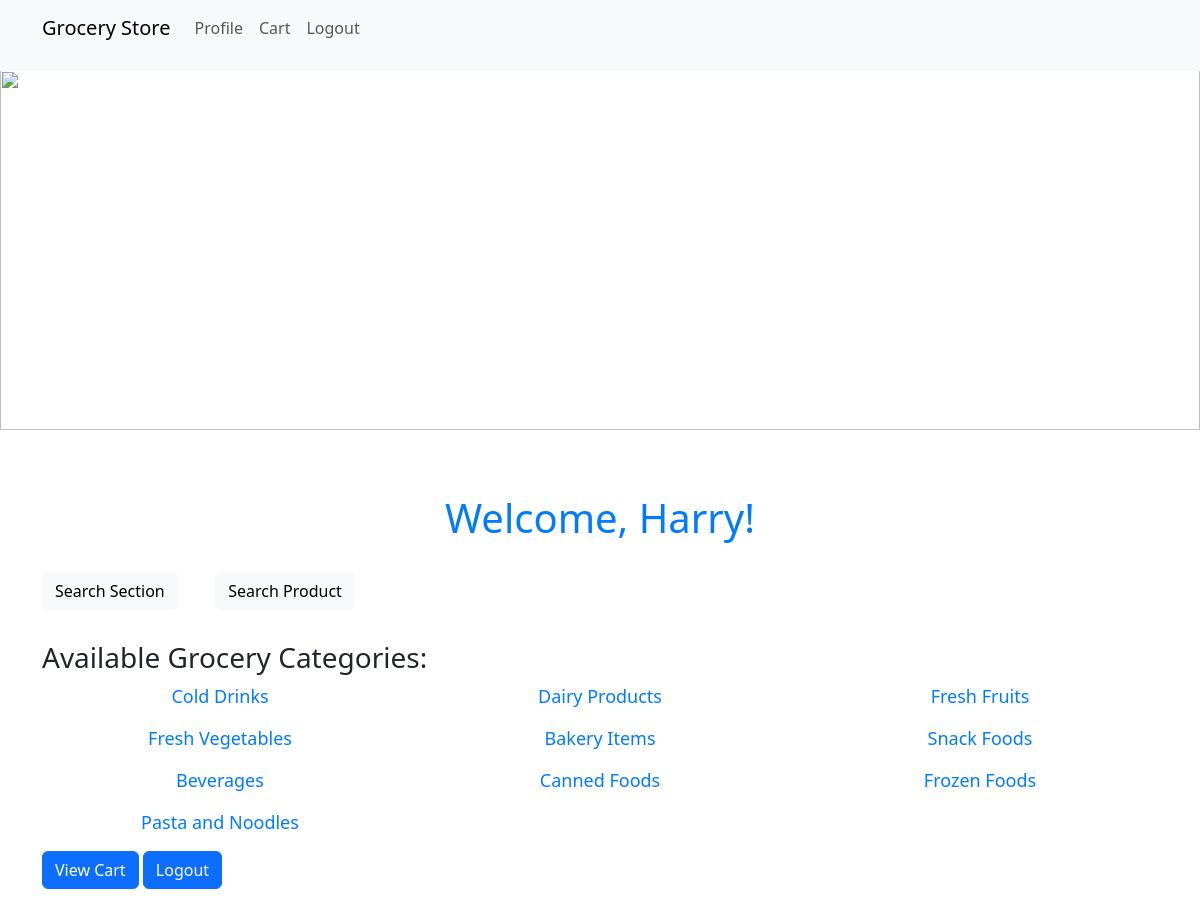
/user_dashboard/ (signed in), run on an earlier commit of the app's database.
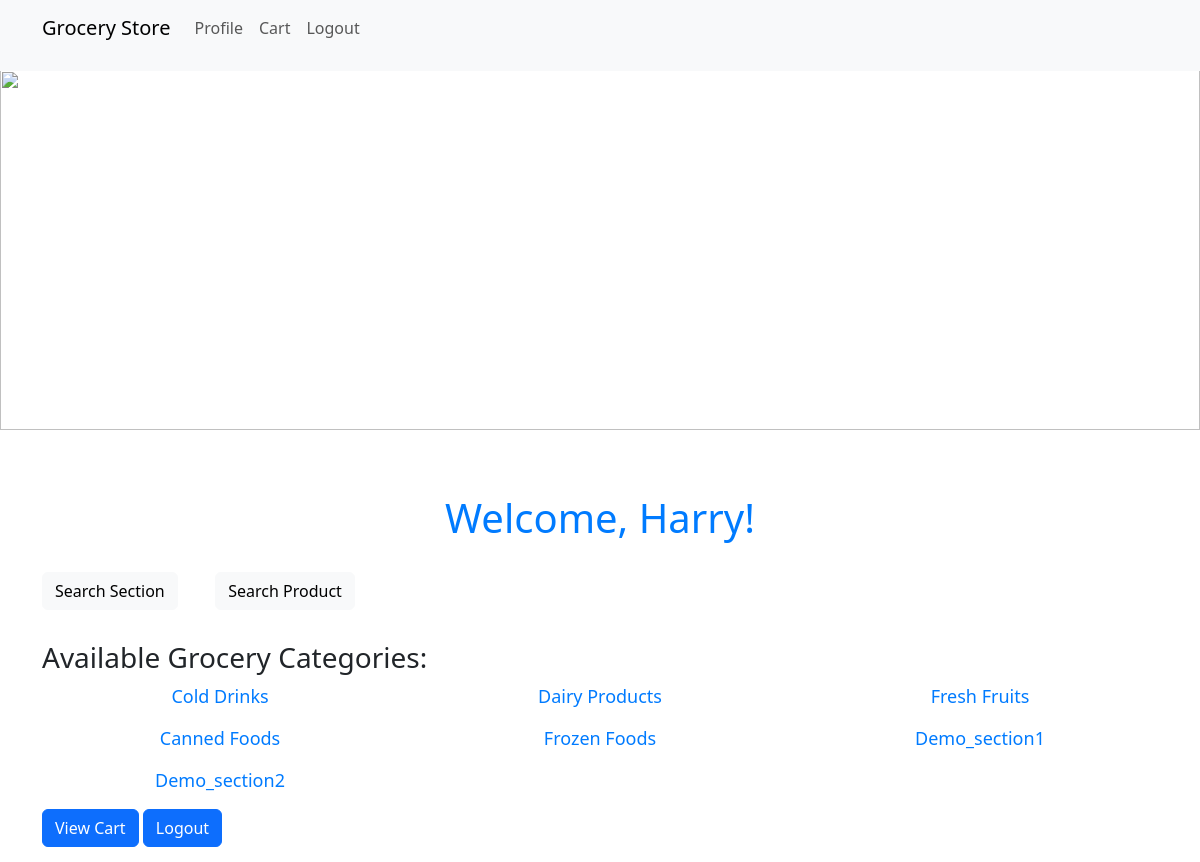
And on a later commit of the database.
### application/models.py (models this page shows)
class Sections(db.Model):
    __tablename__ = "sections"
    section_id = db.Column(db.Integer, primary_key=True, autoincrement=True)
    section_name = db.Column(db.String(200), nullable=False)

### application/controllers.py (the view)
@app.route("/user_dashboard/")
@login_required
def user_dashboard():
    sections = Sections.query.all()
    return render_template('user_dashboard.html', sections=sections)

### application/controllers.py (called while the page is built)
@login_manager.user_loader
def load_user(user_id):
    return Users.query.get(int(user_id))

### templates/user_dashboard.html (shortened to what this page needs)
<!DOCTYPE html>
<html>
<head>
    <link href="https://cdn.jsdelivr.net/npm/bootstrap@5.3.0/dist/css/bootstrap.min.css" rel="stylesheet">
    <link rel="stylesheet" type="text/css" href="{{ url_for('static', filename='styles.css') }}">
</head>
<body>
    {% include 'header.html' %}
    {% include 'banner.html' %}
    <div class="container mt-5">
        <h1>Welcome, {{ current_user.user_name }}!</h1>
        <p><a href="{{ url_for('search_section') }}" class="btn btn-light " >Search Section</a>
        &nbsp;&nbsp;&nbsp;&nbsp;&nbsp;&nbsp;&nbsp;&nbsp;<a href="{{ url_for('search_product') }}" class="btn btn-light " >Search Product</a></p>
        <h3>Available Grocery Categories:</h3>
        <div class="row">
            {% for section in sections %}
            <div class="col-md-4">
                <a href="{{ url_for('products_of_section', section_id=section.section_id) }}" class="">{{ section.section_name }}</a>
            </div>
            {% endfor %}
        </div>
        <div class="">
        <a href="{{ url_for('view_cart') }}" class="btn btn-primary btn-block" >View Cart</a>
        <a href="{{ url_for('logout') }}" class="btn btn-primary btn-block" >Logout</a>
        </div>
    </div>
</body>
</html>

What changed in the data, as far as the page shows it:
removed Sections: section_name "Fresh Vegetables"
removed Sections: section_name "Bakery Items"
removed Sections: section_name "Snack Foods"
removed Sections: section_name "Beverages"
removed Sections: section_name "Pasta and Noodles"
added Sections: section_name "Demo_section1"
added Sections: section_name "Demo_section2"
